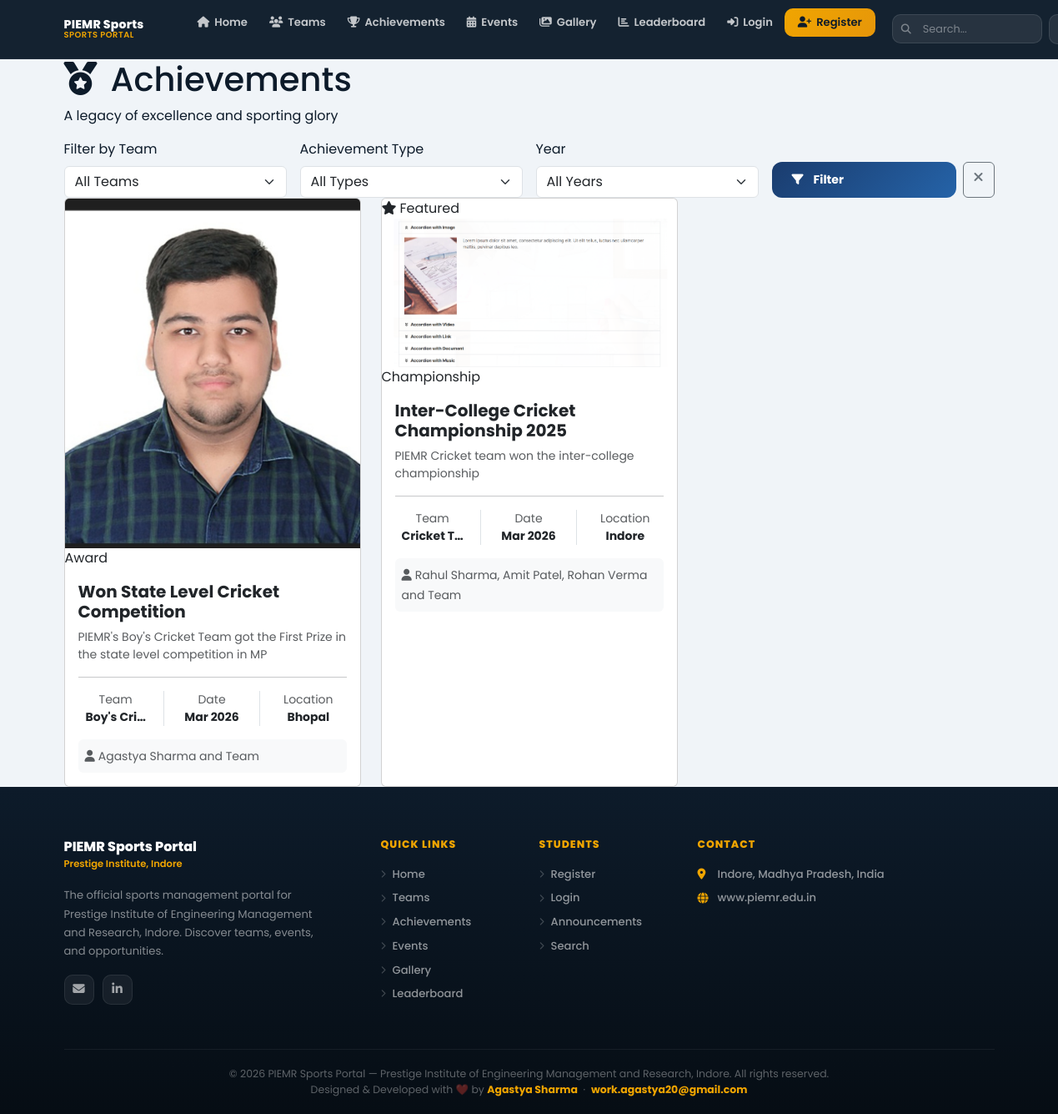
Page /achievements/ on the committed database.
### sports_app/models.py (models this page shows, shortened)
class Achievement(models.Model):
    ACHIEVEMENT_TYPES = [
        ('championship', 'Championship'),
        ('medal', 'Medal'),
        ('award', 'Award'),
        ('record', 'Record'),
        ('recognition', 'Recognition'),
    ]
    title = models.CharField(max_length=200)
    description = models.TextField()
    team = models.ForeignKey(Team, on_delete=models.CASCADE, related_name='achievements')
    achievement_type = models.CharField(max_length=20, choices=ACHIEVEMENT_TYPES)
    date = models.DateField()
    location = models.CharField(max_length=100)
    player_names = models.TextField(help_text="Player names separated by commas")
    image = models.ImageField(upload_to='achievements/', null=True, blank=True)
    certificate_image = models.ImageField(upload_to='certificates/', null=True, blank=True)
    is_featured = models.BooleanField(default=False)
    created_at = models.DateTimeField(auto_now_add=True)
    updated_at = models.DateTimeField(auto_now=True)
    class Meta:
        ordering = ['-date']

class Team(models.Model):
    SPORT_CHOICES = [
        ('cricket', 'Cricket'),
        ('football', 'Football'),
        ('basketball', 'Basketball'),
        ('volleyball', 'Volleyball'),
        ('badminton', 'Badminton'),
        ('table_tennis', 'Table Tennis'),
        ('athletics', 'Athletics'),
        ('swimming', 'Swimming'),
        ('other', 'Other'),
    ]
    name = models.CharField(max_length=100)
    sport = models.CharField(max_length=50, choices=SPORT_CHOICES)
    description = models.TextField()
    coach_name = models.CharField(max_length=100)
    coach_email = models.EmailField()
    coach_phone = models.CharField(max_length=10)
    coach_photo = models.ImageField(upload_to='coach_photos/', null=True, blank=True)
    coach_bio = models.TextField(null=True, blank=True)
    team_logo = models.ImageField(upload_to='team_logos/', null=True, blank=True)
    members_count = models.IntegerField(default=0)
    establishment_year = models.IntegerField()
    is_active = models.BooleanField(default=True)
    wins = models.IntegerField(default=0)
    tournaments_played = models.IntegerField(default=0)
    created_at = models.DateTimeField(auto_now_add=True)
    updated_at = models.DateTimeField(auto_now=True)
    class Meta:
        ordering = ['sport', 'name']

### sports_app/views.py (the view)
# urls.py: path('achievements/', views.achievements_list, name='achievements_list'),
def achievements_list(request):
    achievements = Achievement.objects.all()
    sport_filter = request.GET.get('sport', '')
    type_filter = request.GET.get('type', '')
    if sport_filter:
        achievements = achievements.filter(team__sport=sport_filter)
    if type_filter:
        achievements = achievements.filter(achievement_type=type_filter)
    return render(request, 'sports_app/achievements_list.html', {
        'achievements': achievements,
        'sports': Team.SPORT_CHOICES,
        'achievement_types': Achievement.ACHIEVEMENT_TYPES,
        'sport_filter': sport_filter,
        'type_filter': type_filter,
    })

### sports_app/templates/sports_app/achievements_list.html (shortened to what this page needs)
{% extends 'sports_app/base.html' %}
{% block content %}
<div class="page-header">
    <div class="container">
        <h1><i class="fas fa-medal me-3"></i>Achievements</h1>
        <p>A legacy of excellence and sporting glory</p>
    </div>
</div>
<div class="container">
    <div class="filter-section">
        <form method="GET">
            <div class="row g-3 align-items-end">
                <div class="col-md-3">
                    <label class="form-label">Filter by Team</label>
                    <select name="team" class="form-select">
                        <option value="">All Teams</option>
                    </select>
                </div>
                <div class="col-md-3">
                    <label class="form-label">Achievement Type</label>
                    <select name="type" class="form-select">
                        <option value="">All Types</option>
                    </select>
                </div>
                <div class="col-md-3">
                    <label class="form-label">Year</label>
                    <select name="year" class="form-select">
                        <option value="">All Years</option>
                    </select>
                </div>
                <div class="col-md-3 d-flex gap-2">
                    <button type="submit" class="btn btn-primary-custom flex-fill">
                        <i class="fas fa-filter me-1"></i>Filter
                    </button>
                    <a href="{% url 'achievements_list' %}" class="btn btn-outline-secondary">
                        <i class="fas fa-times"></i>
                    </a>
                </div>
            </div>
        </form>
    </div>
    <div class="row g-4">
        {% for achievement in achievements %}
        <div class="col-lg-4 col-md-6">
            <div class="card h-100 position-relative">
                {% if achievement.is_featured %}
                <div class="featured-banner"><i class="fas fa-star me-1"></i>Featured</div>
                {% endif %}
                <img src="{{ achievement.image.url }}" class="card-img-top" alt="{{ achievement.title }}">
                <span class="achievement-badge">{{ achievement.get_achievement_type_display }}</span>
                <div class="card-body">
                    <h5 class="card-title fw-bold">{{ achievement.title }}</h5>
                    <p class="card-text text-muted small">{{ achievement.description|truncatewords:20 }}</p>
                    <hr>
                    <div class="row text-center small">
                        <div class="col-4 border-end">
                            <span class="text-muted d-block">Team</span>
                            <span class="fw-bold">{{ achievement.team.name|truncatechars:10 }}</span>
                        </div>
                        <div class="col-4 border-end">
                            <span class="text-muted d-block">Date</span>
                            <span class="fw-bold">{{ achievement.date|date:"M Y" }}</span>
                        </div>
                        <div class="col-4">
                            <span class="text-muted d-block">Location</span>
                            <span class="fw-bold">{{ achievement.location|truncatechars:10 }}</span>
                        </div>
                    </div>
                    {% if achievement.player_names %}
                    <div class="mt-3 p-2 rounded" style="background:#f8f9fa;">
                        <small class="text-muted"><i class="fas fa-user me-1"></i>{{ achievement.player_names|truncatechars:60 }}</small>
                    </div>
                    {% endif %}
                </div>
            </div>
        </div>
        {% empty %}
        <div class="col-12 text-center py-5">
            <i class="fas fa-trophy" style="font-size:4rem;color:#dee2e6;"></i>
            <h4 class="mt-3 text-muted">No achievements found</h4>
        </div>
        {% endfor %}
    </div>
</div>
{% endblock %}

### sports_app/templates/sports_app/base.html (shortened to what this page needs)
{% load static %}
<!DOCTYPE html>
<html lang="en" data-theme="light">
<head>
    <link href="https://cdnjs.cloudflare.com/ajax/libs/bootstrap/5.3.2/css/bootstrap.min.css" rel="stylesheet">
    <link href="https://cdnjs.cloudflare.com/ajax/libs/font-awesome/6.5.0/css/all.min.css" rel="stylesheet">
</head>
<body>
<nav class="navbar-main" id="mainNav">
    <div class="container">
        <div class="navbar-inner">
            <a href="{% url 'home' %}" class="nav-brand">
                <div class="nav-brand-text">
                    <span class="nav-brand-title">PIEMR Sports</span>
                    <span class="nav-brand-sub">Sports Portal</span>
                </div>
            </a>
            <ul class="nav-links">
                <li><a href="{% url 'home' %}"><i class="fas fa-home"></i> Home</a></li>
                <li><a href="{% url 'teams_list' %}"><i class="fas fa-users"></i> Teams</a></li>
                <li><a href="{% url 'achievements_list' %}"><i class="fas fa-trophy"></i> Achievements</a></li>
                <li><a href="{% url 'opportunities_list' %}"><i class="fas fa-calendar-alt"></i> Events</a></li>
                <li><a href="{% url 'gallery' %}"><i class="fas fa-images"></i> Gallery</a></li>
                <li><a href="{% url 'leaderboard' %}"><i class="fas fa-chart-bar"></i> Leaderboard</a></li>
                {% if user.is_authenticated %}
                    {% if user.is_staff %}
                    <li><a href="{% url 'admin_dashboard' %}" class="nav-gold"><i class="fas fa-cog"></i> Admin</a></li>
                    {% else %}
                    <li>
                        <a href="{% url 'dashboard' %}">
                            <div class="nav-avatar">{{ user.first_name|first|upper|default:user.username|first|upper }}</div>
                            <span class="nav-username">{{ user.first_name|default:user.username }}</span>
                        </a>
                    </li>
                    {% endif %}
                {% else %}
                <li><a href="{% url 'login' %}"><i class="fas fa-sign-in-alt"></i> Login</a></li>
                <li><a href="{% url 'register' %}" class="nav-gold"><i class="fas fa-user-plus"></i> Register</a></li>
                {% endif %}
            </ul>
            <div class="d-flex align-items-center gap-2">
                <form action="{% url 'search_results' %}" method="get" class="nav-search d-none d-lg-block">
                    <i class="fas fa-search nav-search-icon"></i>
                    <input type="text" name="q" placeholder="Search..." autocomplete="off">
                </form>
                <button class="theme-toggle" id="themeToggle" title="Toggle theme">
                </button>
            </div>
        </div>
    </div>
</nav>
{% block content %}{% endblock %}
<footer class="footer">
    <div class="container">
        <div class="row g-4">
            <div class="col-lg-4 col-md-6">
                <div class="footer-logo-area">
                    <div>
                        <div class="footer-brand-name">PIEMR Sports Portal</div>
                        <div class="footer-brand-sub">Prestige Institute, Indore</div>
                    </div>
                </div>
                <p class="footer-desc">
                    The official sports management portal for Prestige Institute of Engineering Management and Research, Indore. Discover teams, events, and opportunities.
                </p>
                <div class="footer-social">
                    <a href="mailto:work.agastya20@gmail.com" title="Email Developer">
                        <i class="fas fa-envelope"></i>
                    </a>
                    <a href="https://www.linkedin.com/in/agastya-sharma" target="_blank" title="LinkedIn">
                        <i class="fab fa-linkedin-in"></i>
                    </a>
                </div>
            </div>
            <div class="col-lg-2 col-md-6 col-6">
                <div class="footer-heading">Quick Links</div>
                <ul class="footer-links">
                    <li><a href="{% url 'home' %}"><i class="fas fa-chevron-right" style="font-size:0.6rem;opacity:0.4;"></i> Home</a></li>
                    <li><a href="{% url 'teams_list' %}"><i class="fas fa-chevron-right" style="font-size:0.6rem;opacity:0.4;"></i> Teams</a></li>
                    <li><a href="{% url 'achievements_list' %}"><i class="fas fa-chevron-right" style="font-size:0.6rem;opacity:0.4;"></i> Achievements</a></li>
                    <li><a href="{% url 'opportunities_list' %}"><i class="fas fa-chevron-right" style="font-size:0.6rem;opacity:0.4;"></i> Events</a></li>
                    <li><a href="{% url 'gallery' %}"><i class="fas fa-chevron-right" style="font-size:0.6rem;opacity:0.4;"></i> Gallery</a></li>
                    <li><a href="{% url 'leaderboard' %}"><i class="fas fa-chevron-right" style="font-size:0.6rem;opacity:0.4;"></i> Leaderboard</a></li>
                </ul>
            </div>
            <div class="col-lg-2 col-md-6 col-6">
                <div class="footer-heading">Students</div>
                <ul class="footer-links">
                    <li><a href="{% url 'register' %}"><i class="fas fa-chevron-right" style="font-size:0.6rem;opacity:0.4;"></i> Register</a></li>
                    <li><a href="{% url 'login' %}"><i class="fas fa-chevron-right" style="font-size:0.6rem;opacity:0.4;"></i> Login</a></li>
                    <li><a href="{% url 'announcements_list' %}"><i class="fas fa-chevron-right" style="font-size:0.6rem;opacity:0.4;"></i> Announcements</a></li>
                    <li><a href="{% url 'search_results' %}"><i class="fas fa-chevron-right" style="font-size:0.6rem;opacity:0.4;"></i> Search</a></li>
                </ul>
            </div>
            <div class="col-lg-4 col-md-6">
                <div class="footer-heading">Contact</div>
                <ul class="footer-links">
                    <li>
                        <a href="#">
                            <i class="fas fa-map-marker-alt" style="color:var(--gold);width:16px;"></i>
                            Indore, Madhya Pradesh, India
                        </a>
                    </li>
                    <li>
                        <a href="https://www.piemr.edu.in" target="_blank">
                            <i class="fas fa-globe" style="color:var(--gold);width:16px;"></i>
                            www.piemr.edu.in
                        </a>
                    </li>
                </ul>
            </div>
        </div>
        <div class="footer-bottom">
            <p>© {% now "Y" %} PIEMR Sports Portal — Prestige Institute of Engineering Management and Research, Indore. All rights reserved.</p>
            <p class="footer-credit">
                Designed &amp; Developed with ❤️ by
                <a href="https://www.linkedin.com/in/agastya-sharma" target="_blank">Agastya Sharma</a>
                &nbsp;·&nbsp;
                <a href="mailto:work.agastya20@gmail.com">work.agastya20@gmail.com</a>
            </p>
        </div>
    </div>
</footer>
</body>
</html>

### rows in the picture
Achievement: image (picture), achievement_type "Award", title "Won State Level Cricket Competition", description "PIEMR's Boy's Cricket Team got the First Prize in the state level competition in MP", team.name "Boy's Cri…", date "Mar 2026", location "Bhopal", player_names "Agastya Sharma and Team"
Achievement: is_featured True (drawn), image (picture), achievement_type "Championship", title "Inter-College Cricket Championship 2025", description "PIEMR Cricket team won the inter-college championship", team.name "Cricket T…", date "Mar 2026", location "Indore", player_names "Rahul Sharma, Amit Patel, Rohan Verma and Team"
